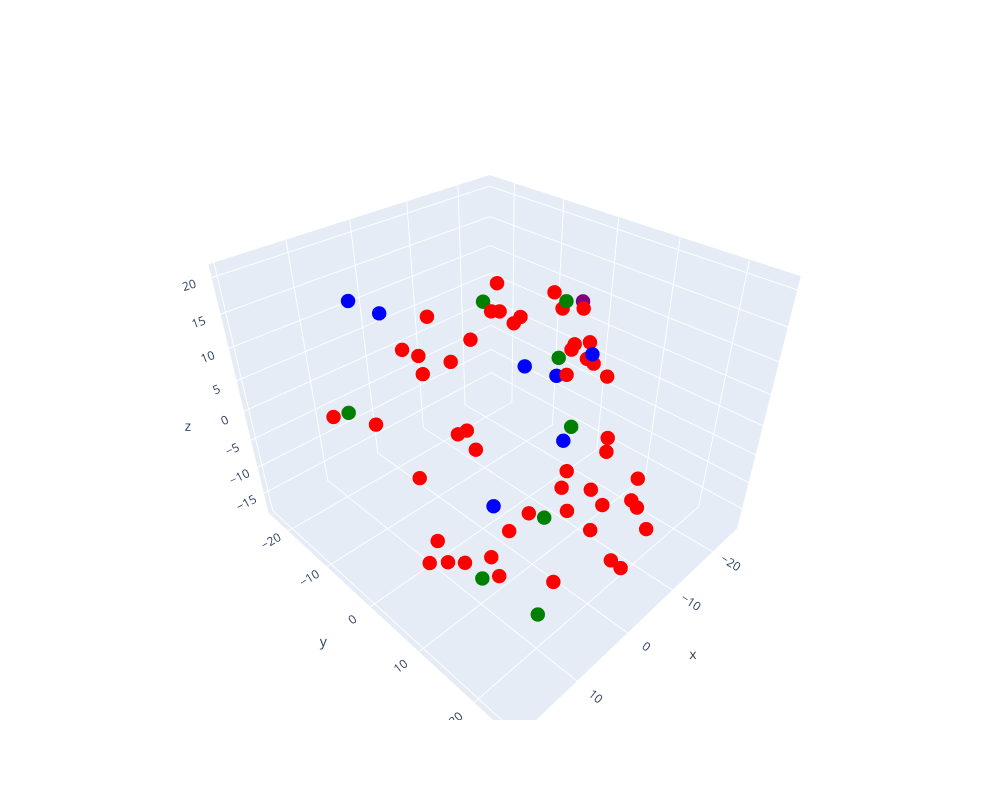

This figure's notebook cell:
### Code cell
fig = go.Figure()

text_data = list(candidates.keys())
embeddings_3d = np.concatenate(list(candidates.values())).reshape(len(candidates), 3)

color_data = ['blue' if i < cutoff else 'red' for i in range(len(candidates))]
for i in closest_candidates_indices:
    color_data[i] = 'green'
color_data[closest_candidates_indices[0]] = 'purple'

fig.add_trace(go.Scatter3d(
    x=embeddings_3d[:, 0],
    y=embeddings_3d[:, 1],
    z=embeddings_3d[:, 2],
    text=text_data,
    mode='markers',
    marker=dict(
        size=5,
        color=color_data,
        colorscale='Viridis',
        opacity=1
    )
))


fig.update_layout(
    scene=dict(
        xaxis=dict(title='x'),
        yaxis=dict(title='y'),
        zaxis=dict(title='z')
    ),
	width=1000,
    height=800
)
fig.update_layout(legend_title_text = "Songs")

fig.show()

### Figure 1 — Plotly figure (JSON) as saved in the notebook; plotly's stock layout.template omitted (floating-point values rounded to 4 significant figures)
{"data": [{"marker": {"color": ["green", "green", "green", "green", "green", "green", "green", "green", "purple", "green", "blue", "blue", "blue", "blue", "blue", "blue", "blue", "blue", "blue", "red", "red", "red", "red", "red", "red", "red", "red", "red", "red", "red", "red", "red", "red", "red", "red", "red", "red", "red", "red", "red", "red", "red", "red", "red", "red", "red", "red", "red", "red", "red", "red", "red", "red", "red", "red", "red", "red", "red", "red", "red", "red", "red", "red", "red", "red", "red", "red", "red", "red"], "colorscale": [[0, "#440154"], [0.1111, "#482878"], [0.2222, "#3e4989"], [0.3333, "#31688e"], [0.4444, "#26828e"], [0.5556, "#1f9e89"], [0.6667, "#35b779"], [0.7778, "#6ece58"], [0.8889, "#b5de2b"], [1, "#fde725"]], "opacity": 1, "size": 5}, "mode": "markers", "text": ["TRAVRKY128F429EA68", "TRBJRZH128F429EA62", "TRNJLKP128F427CE28", "TRAEUFF128F424EAAF", "TRRYMIR128F9354778", "TRMGOFF128F1458362", "TRDJQLI128E07917C7", "TRYATJD128F92FDB02", "TRXAVEU128E078D3CD", "TRAFUNV128F92CFEB2", "TRSSQIX128F4226B55", "TRISTWT128F1488FBB", "TRQWUUG128F1485DAB", "TRIPSQP12903CE450C", "TRCESGY128E0780E09", "TRNQUIT128F428A0BD", "TRHRFIN128F425DEF1", "TRFUIGN128F92FE2C4", "TRAALAH128E078234A", "TRGISXE128F9364BC2", "TREXRTM128F423EDD6", "TRJPAZM128F149F027", "TRLFMCF128F42BC344", "TRRGTOV128F425B9D1", "TRJKXFH128F93236FB", "TRSCTWG128F935E589", "TRFTKLW128F422DE65", "TRCSXOV128F427EFB1", "TRPSRVV128F423EB3E", "TRUMPGT128F930B8F8", "TRWIELB128E079435D", "TRFZZXF128F92EF279", "TRAWHEL128F93163F0", "TRRIYNF12903CA4761", "TRRHBLR128F4213E11", "TRUJNXG12903CC8134", "TRSSYJK128F4285417", "TRFNTDZ128F426B34D", "TRMFBUD128F92F6265", "TRLSXYO128F14932F1", "TRAQYPC12903CDEC02", "TRVFAEF128F4282100", "TRLOEIJ128F931AD02", "TRYBHZX128F9318A6A", "TREEBNV128F932F45A", "TRYFNDJ12903CDE627", "TRJAHNP128F42670CA", "TRCUDQS12903CCC340", "TROMMET128F147A02F", "TRCRDSB128F92C701A", "TRMFDDI128F1499EF8", "TRVELOJ128F93256C0", "TRSZZVY128E078A939", "TRFOTFB128F42768A9", "TRLJHUR128F4288397", "TRCRSTL128F42459E6", "TROJWJR128F932CCF2", "TRLNNMN128F42693A3", "TRDFPVG128E078E974", "TRMFFAD128F930EE13", "TRCUMFW128F93437F8", "TRHGJTK128F9310AAD", "TRUKHVV128F930BD59", "TRIVEST128F932DA62", "TRRVUCK128F429E9B5", "TRMARAE128F92F0F61", "TRRMHJA128F9303E2B", "TRCWVXR12903CBAD50", "TREOZBH128F92E605A"], "type": "scatter3d", "x": [-4.199, 6.9, 19.31, -16.58, 6.317, 16.25, -11.75, 7.536, -21.34, -24.39, 13.58, 19.31, -10.26, 19.31, -16.04, 4.403, 3.13, -20.91, -2.113, -1.469, 0.4032, -11.95, -10.69, 8.244, -13.41, -0.1009, -11.67, -2.64, -8.204, -2.819, -2.01, -25.29, -18.85, 8.02, 14.9, -3.204, -14.07, -3.577, 10.54, -22.02, 19.31, -10.23, 2.842, -20.74, -7.551, -6.332, -6.312, -8.592, -19.1, -19.26, 5.625, 15.0, 5.65, 3.956, -10.01, -20.88, 0.5846, 10.76, -20.07, -6.628, -3.991, -13.02, -9.379, -6.795, 8.88, -0.9912, 15.12, -10.85, 15.17], "y": [11.89, 17.31, -4.227, -0.1751, -22.42, 17.03, -11.67, 18.17, -1.033, -7.527, 16.15, -4.227, 9.709, -4.227, -7.19, 17.73, -23.62, -4.888, -23.93, -18.19, 9.374, 8.756, 18.43, 20.64, 17.26, 20.61, 17.28, 17.39, -22.33, 12.09, 1.028, -5.734, -1.203, -3.843, 7.836, 25.11, -6.402, -9.869, 12.58, -0.04947, -4.227, 13.36, 8.114, -4.237, -13.54, 9.964, 18.67, 9.107, -12.55, 5.897, 9.01, 15.11, 19.89, -19.04, -6.557, -1.665, 24.67, 0.4939, -5.368, 14.01, -15.06, 7.082, -7.59, 15.73, 2.199, -13.81, 13.97, -13.59, 12.97], "z": [3.902, -17.47, 9.182, 12.51, -5.952, -3.613, 10.03, 0.5102, 10.45, -3.065, 4.87, 9.182, 10.93, 9.182, -0.8508, 9.572, 11.19, -3.716, 7.15, 3.565, -9.365, 8.39, -4.546, -7.651, -12.2, -0.9394, -9.721, -9.024, -5.544, -5.177, 20.56, -1.162, -0.9435, -6.607, -5.315, -3.908, 8.668, 4.2, -7.794, 0.9881, 9.182, -2.639, -11.83, 8.357, -12.67, -5.696, -16.4, 17.75, 3.333, 1.784, -17.76, 12.78, 1.434, -7.626, 11.01, 3.316, -8.079, -17.76, 10.81, -6.689, 9.241, 10.46, 10.86, 2.817, -17.72, 4.594, 14.64, 3.331, -4.993]}], "layout": {"height": 800, "legend": {"title": {"text": "Songs"}}, "scene": {"xaxis": {"title": {"text": "x"}}, "yaxis": {"title": {"text": "y"}}, "zaxis": {"title": {"text": "z"}}}, "width": 1000}}
